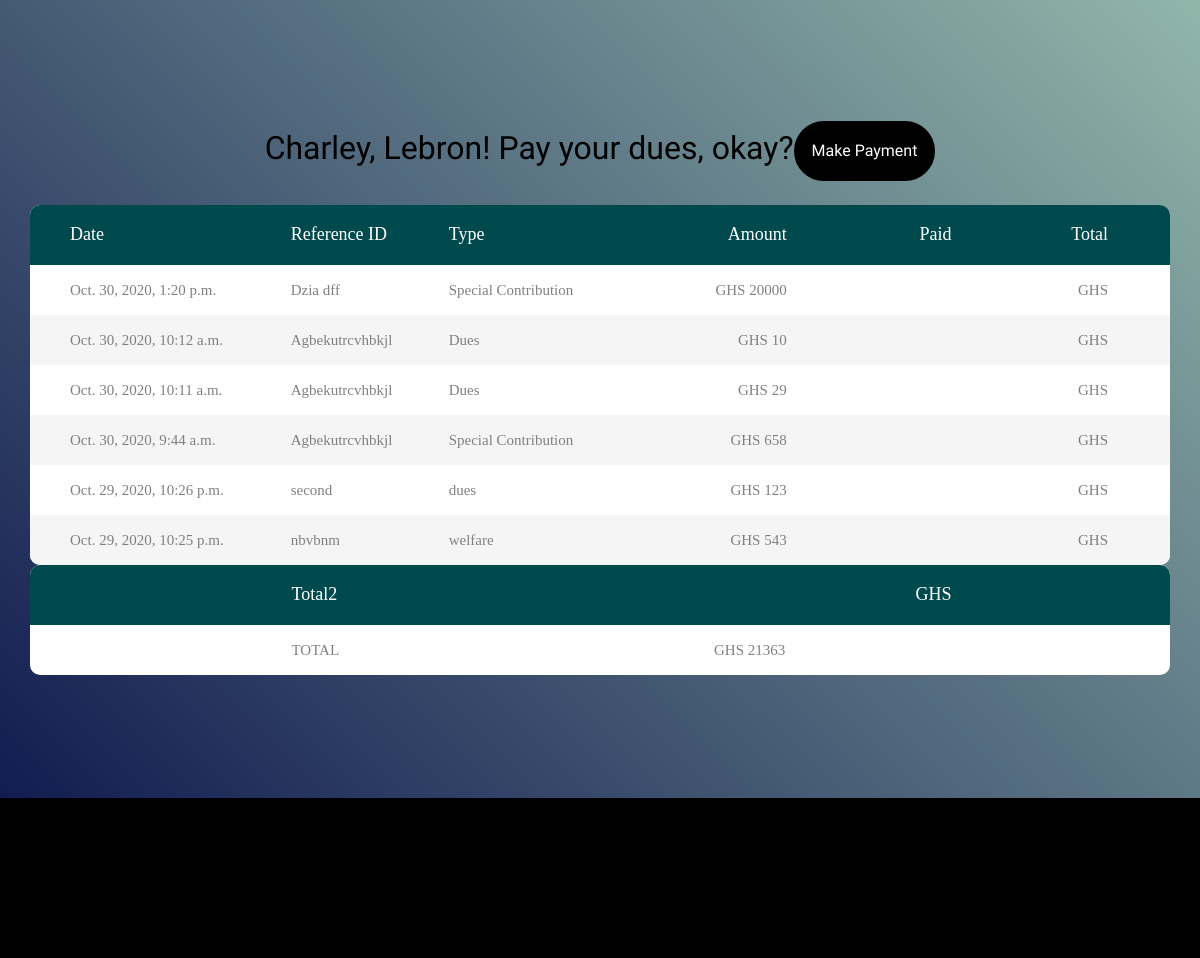
/accounts/dashboard/ (signed in, middle part), run on an earlier commit of the app's database.
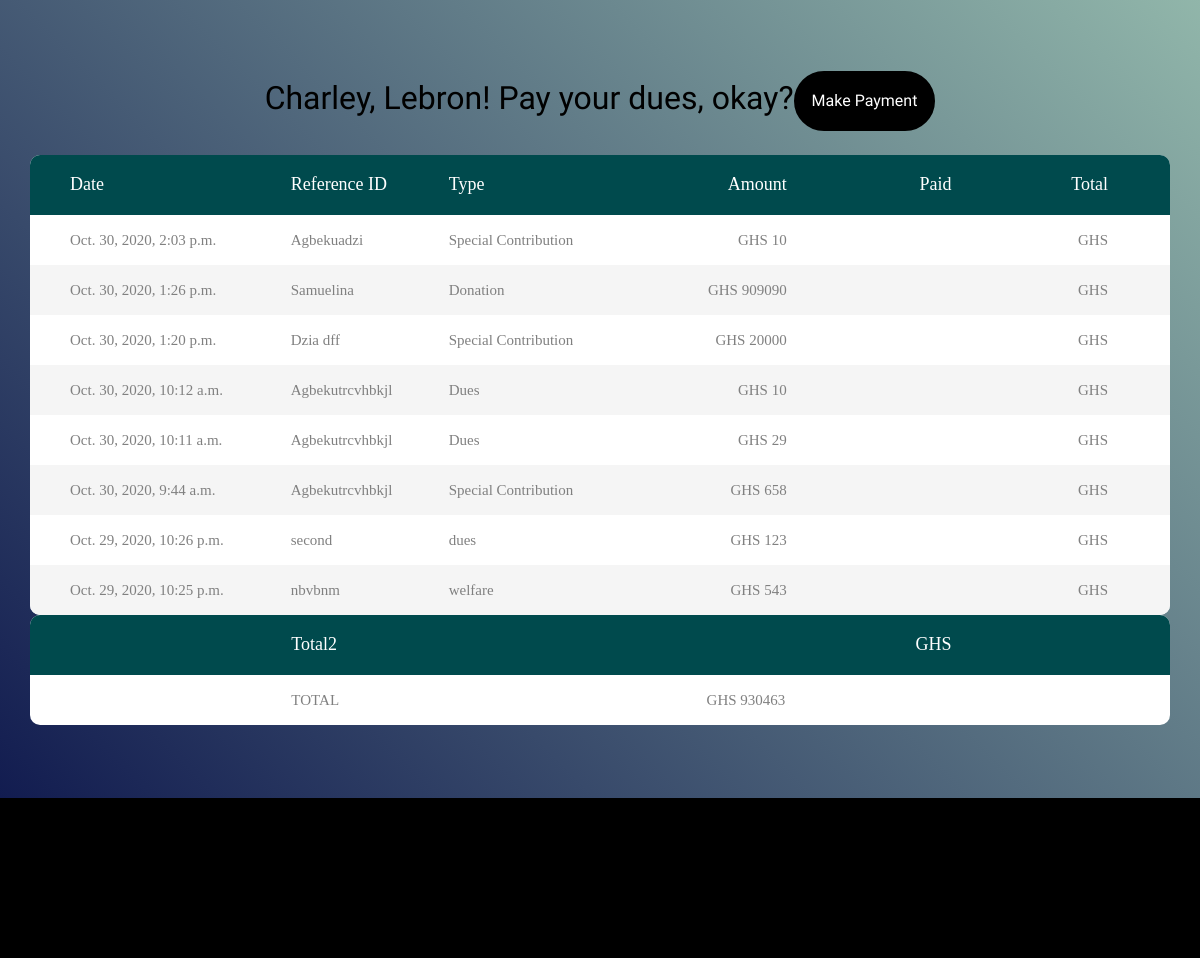
And on a later commit of the database.
### accounts/models.py (models this page shows, shortened)
class Payments(models.Model):
    user = models.ForeignKey(User, on_delete=models.CASCADE, null=True)
    fullname= models.CharField(max_length=100, null=True)
    email= models.EmailField(max_length=110, null=True)
    mobile_number= models.CharField(null=True, max_length=15)
    types= models.CharField(null=True, max_length=100)
    amount= models.IntegerField(null=True)
    created_on = models.DateTimeField(auto_now_add=True, null=True, blank=True)
    class Meta:
        ordering = ["-created_on"]

### accounts/views.py (the view)
@login_required
def dashboard(request):
    queryset = Payments.objects.filter(user=request.user)
    totals = 0
    for pay2 in queryset:
        totals += pay2.amount
    context = {
        'queryset': queryset,
        'total': totals,
    }
    return render(request, "accounts/dashboard.html", context)

### accounts/templates/accounts/dashboard.html (shortened to what this page needs)
{% extends 'youth/base.html' %}
{% load static %}
{% block body %}
	<div class="limiter">
		<div class="container-table100">
			<div class="wrap-table100">
          <h2 class="mb-4 text-center ">Charley, {{ user.first_name|default:'Guest' }}! Pay your dues, okay?<a href="{% url 'accounts:payment' %}" class="btn btn-primary p-3">Make Payment</a></h2>
				<div class="table100">
					<table>
						<thead>
							<tr class="table100-head">
								<th class="column1">Date</th>
								<th class="column2">Reference ID</th>
								<th class="column3">Type</th>
								<th class="column4">Amount</th>
								<th class="column5">Paid</th>
								<th class="column6">Total</th>
							</tr>
						</thead>
						<tbody>
							{% for pay in queryset %}
								<tr>
									<td class="column1">{{ pay.created_on }}</td>
									<td class="column2">{{ pay.fullname }}</td>
									<td class="column3">{{ pay.types }}</td>
									<td class="column4">GHS {{ pay.amount }}</td>
									<td class="column5"><i class="icon-money" aria-hidden="true"></i></td>
									<td class="column6">GHS {{ totals }}</td>
								</tr>
							{% endfor %}
						</tbody>
				  </table>
				  <table>
					<thead>
						<tr class="table100-head">
							<th class="column1"></th>
							<th class="column2"><strong> Total2 </strong></th>
							<th class="column3"></th>
							<th class="column4"></th>
							<th class="column5"><strong> GHS {{ totals }}</strong></th>
							<th class="column6"></th>
						</tr>
					</thead>
					<tbody>
							<tr>
								<td class="column1"></td>
								<td class="column2">TOTAL</td>
								<td class="column3"></td>
								<td class="column4"><strong> GHS {{ total }}</strong></td>
								<td class="column5"></td>
								<td class="column6"></td>
							</tr>
					</tbody>
			  </table>
				</div>
			</div>
		</div>
	</div>
{% endblock body %}

### youth/templates/youth/base.html (shortened to what this page needs)
<!DOCTYPE html>
{% load static %}
<html lang="en">
<head>
    <link href="https://stackpath.bootstrapcdn.com/bootstrap/4.5.2/css/bootstrap.min.css" rel="stylesheet" >
    <link href="{% static 'css/open-iconic-bootstrap.min.css' %}" rel="stylesheet" />
    <link href="{% static 'css/animate.css' %}" rel="stylesheet" />
    <link rel="stylesheet" href="https://cdnjs.cloudflare.com/ajax/libs/OwlCarousel2/2.3.4/assets/owl.carousel.min.css" />
    <link rel="stylesheet" href="https://cdnjs.cloudflare.com/ajax/libs/OwlCarousel2/2.3.4/assets/owl.theme.default.min.css" />
    <link rel="stylesheet" href="https://cdnjs.cloudflare.com/ajax/libs/magnific-popup.js/1.1.0/magnific-popup.css" />
    <link rel="stylesheet" href="https://cdnjs.cloudflare.com/ajax/libs/aos/2.3.4/aos.css" />
    <link rel="stylesheet" href="https://cdnjs.cloudflare.com/ajax/libs/bootstrap-datepicker/1.9.0/css/bootstrap-datepicker.min.css" />
    <link rel="stylesheet" href="//cdnjs.cloudflare.com/ajax/libs/timepicker/1.3.5/jquery.timepicker.min.css" />
    <link rel="stylesheet" href="{% static 'css/flaticon.min.css' %}" />
    <link rel="stylesheet" href="{% static 'css/icomoon.min.css' %}" />
    <link rel="stylesheet" href="{% static 'css/style.min.css' %}" />
</head>
<body>
{% block body %}
{% endblock body %}
    <footer class="ftco-footer ftco-bg-dark ftco-section">
    </footer>
</body>
</html>

What changed in the data, as far as the page shows it:
added Payments: created_on "Oct. 30, 2020, 2:03 p.m.", fullname "Agbekuadzi", types "Special Contribution", amount "10"
added Payments: created_on "Oct. 30, 2020, 1:26 p.m.", fullname "Samuelina", types "Donation", amount "909090"
Also different on the page:
{{ total }}: "21363" → "930463"
